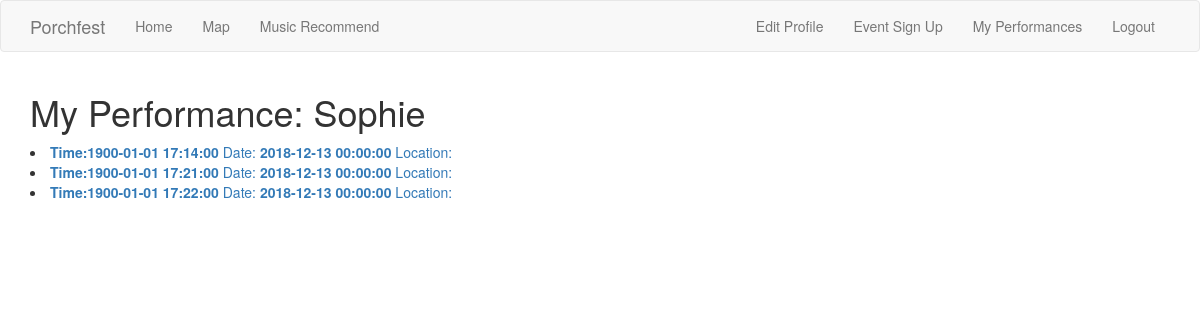
The page /my_performances/ (signed in) on the database its author committed.
### app/models.py (models this page shows, shortened)
class Artist(UserMixin, db.Model):
    id = db.Column(db.Integer, primary_key=True)
    artistName = db.Column(db.String(64), index=True, unique=True)
    bio = db.Column(db.String(600))
    genre = db.Column(db.String)
    artistPerformances= db.relationship('ArtistToPerformance')
    email = db.Column(db.String(120), index=True, unique=True)
    password_hash = db.Column(db.String(128))

class ArtistToPerformance(db.Model):
    artistID = db.Column(db.Integer, db.ForeignKey('artist.id'),  primary_key=True)
    performanceID = db.Column(db.Integer, db.ForeignKey('performance.id'), primary_key=True)
    artist = db.relationship('Artist')
    performance = db.relationship('Performance')

class Performance(db.Model):
    id = db.Column(db.Integer, primary_key=True)
    time = db.Column(db.DateTime, index=True)
    date = db.Column(db.DateTime, index=True)
    locationId = db.Column(db.Integer, db.ForeignKey('location.id'))
    artistPerformances = db.relationship('ArtistToPerformance')

### app/routes.py (the view)
@app.route('/my_performances/', methods=['GET', 'POST'])
@login_required
def my_performances():
    events = current_user.artistPerformances
    artperf = ArtistToPerformance.query.filter_by(artistID=current_user.id).first()
    perf = Performance.query.filter_by(id=artperf.performanceID).first()
    locations = Location.query.filter_by(id=perf.id).all()
    return render_template('my_performances.html', artist=current_user, event_list=events, name=locations)

### app/models.py (called while the page is built)
@login.user_loader
def load_user(id):
    return Artist.query.get(int(id))

### app/templates/my_performances.html
{% extends "base.html" %}
{% import 'bootstrap/wtf.html' as wtf %}
{% block app_content %}
<h1>My Performance: {{ artist.artistName }}</h1>
    {% for x in event_list %}
        <li><a href="{{ url_for('performance_edit', performance=x.performance.id) }}"><b>Time:{{x.performance.time }}</b> Date:  <b>{{ x.performance.date }}</b> Location: <b>{{ x.name }}</b></a></li>
       {% endfor %}
{% endblock %}

### rows shown on the page
Artist: artistName "Sophie"
ArtistToPerformance: performance.time "1900-01-01 17:14:00", performance "2018-12-13 00:00:00"
ArtistToPerformance: performance.time "1900-01-01 17:21:00", performance "2018-12-13 00:00:00"
ArtistToPerformance: performance.time "1900-01-01 17:22:00", performance "2018-12-13 00:00:00"
